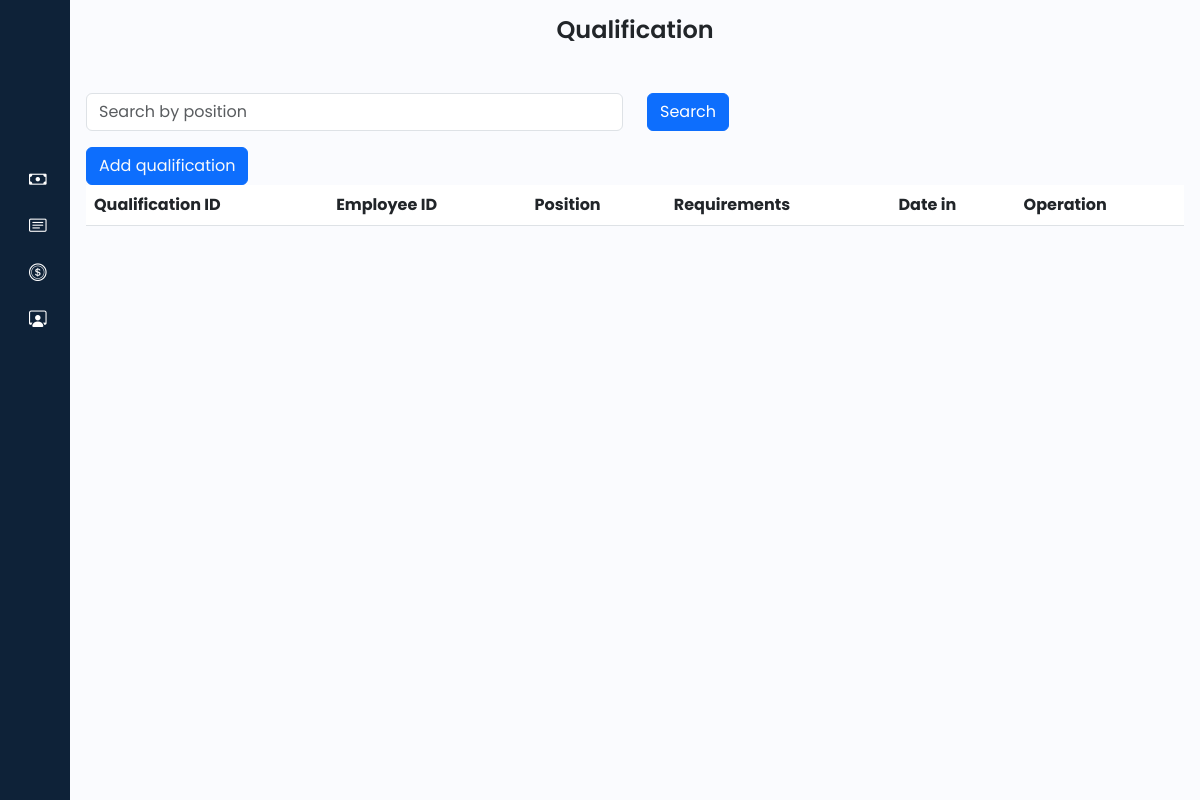
/admin/qualification.php, run on an earlier commit of the app's database.
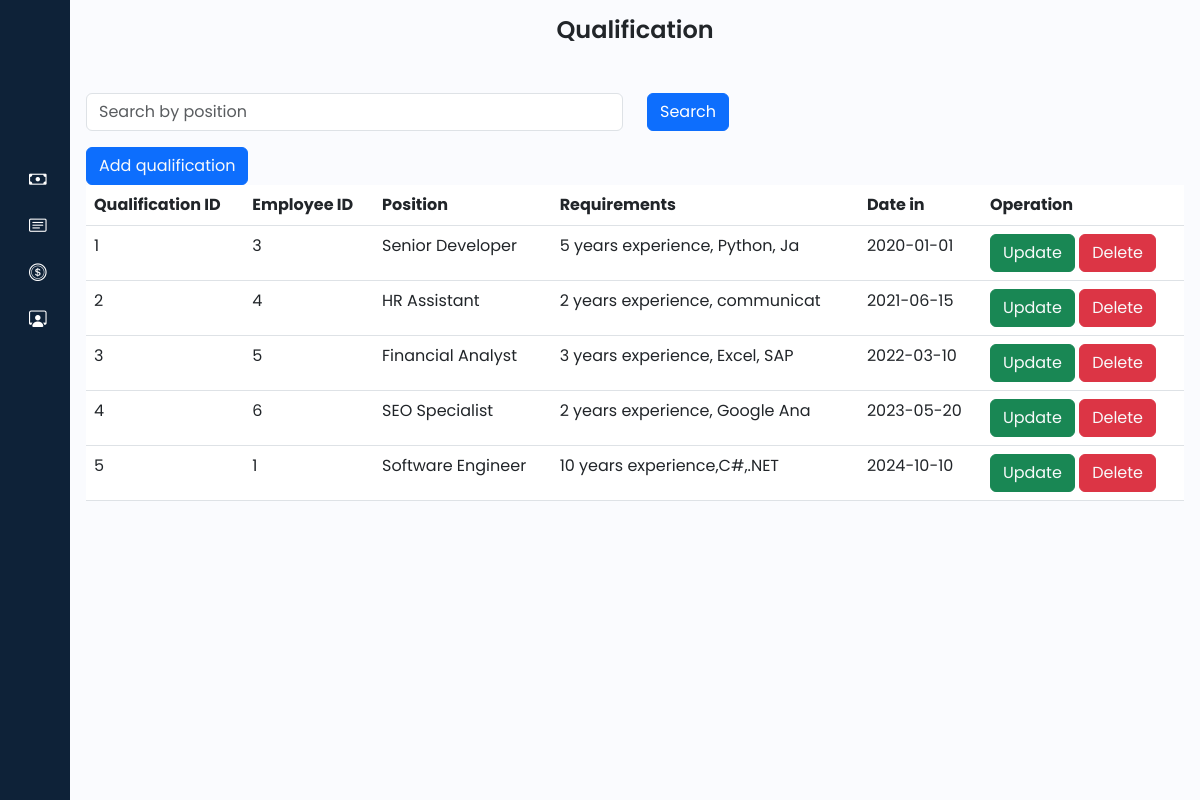
And on a later commit of the database.
### tables this page shows
CREATE TABLE `qualification` (
  `qual_ID` int(11) NOT NULL,
  `emp_ID` int(11) DEFAULT NULL,
  `position` varchar(30) DEFAULT NULL,
  `requirements` varchar(30) DEFAULT NULL,
  `date_in` date DEFAULT NULL
);

### admin/qualification.php (the view, shortened to what this page needs)
<?php
@include '../connection/connect.php';
$select = "SELECT * FROM qualification";
$result = mysqli_query($con, $select);
?>
<!DOCTYPE html>
<html lang="en">
<head>
    <link href="https://cdn.lineicons.com/4.0/lineicons.css" rel="stylesheet" />
    <link href="https://cdn.jsdelivr.net/npm/bootstrap@5.3.0-alpha3/dist/css/bootstrap.min.css" rel="stylesheet"
>
    <link rel="stylesheet" href="https://cdn.jsdelivr.net/npm/bootstrap-icons@1.11.3/font/bootstrap-icons.min.css">
    <link rel="stylesheet" href="style/style.css">
</head>
<body>
    <div class="wrapper">
        <?php include 'sidebar.php'; ?>
        <div class="main p-3">
            <div class="text-center mb-5">
                <h1>
                    Qualification
                </h1>
            </div>
            <form method="post">
                <div class="row mb-3">
                    <div class="col-sm">
                        <input type="text" name="search_keyword" class="form-control" placeholder="Search by position" value="<?php echo isset($search_keyword) ? $search_keyword : ''; ?>">
                    </div>
                    <div class="col-sm">
                        <button type="submit" name="search" class="btn btn-primary">Search</button>
                    </div>
                </div>
            </form>
            <button class="btn btn-primary">
                <a href="operation/qualification/create.php" class="text-light">Add qualification</a>
            </button>
            <table class="table table-inverse">
            <thead>
                <tr>
                    <th>Qualification ID</th>
                    <th>Employee ID</th>
                    <th>Position</th>
                    <th>Requirements</th>
                    <th>Date in</th>
                    <th>Operation</th>
                </tr>
            </thead>
            <tbody>
                <?php
                if ($result) {
                    while ($row = mysqli_fetch_assoc($result)) {
                        $qual_ID = $row['qual_ID'];
                        $emp_ID = $row['emp_ID'];
                        $position = $row['position'];
                        $requirements = $row['requirements'];
                        $date_in = $row['date_in'];
                        echo '<tr>
                            <td>'.$qual_ID.' </td>
                            <td>'.$emp_ID.' </td>
                            <td>'.$position.' </td>
                            <td>'.$requirements.' </td>
                            <td>'.$date_in.' </td>
                            <td>
                                <button class="btn btn-success"><a href="operation/qualification/update.php?updatequal_ID='.$qual_ID.'" class="text-light">Update</a></button>
                                <button class="btn btn-danger"><a href="operation/qualification/delete.php?deletequal_ID='.$qual_ID.'" class="text-light">Delete</a></button>
                            </td>
                        </tr>';
                    }
                }
                ?>
            </tbody>
            </table>
        </div>
    </div>
</body>
</html>

What changed in the data, as far as the page shows it:
added qualification: qual_ID "1", emp_ID "3", position "Senior Developer", requirements "5 years experience, Python, Ja", date_in "2020-01-01"
added qualification: qual_ID "2", emp_ID "4", position "HR Assistant", requirements "2 years experience, communicat", date_in "2021-06-15"
added qualification: qual_ID "3", emp_ID "5", position "Financial Analyst", requirements "3 years experience, Excel, SAP", date_in "2022-03-10"
added qualification: qual_ID "4", emp_ID "6", position "SEO Specialist", requirements "2 years experience, Google Ana", date_in "2023-05-20"
added qualification: qual_ID "5", emp_ID "1", position "Software Engineer", requirements "10 years experience,C#,.NET", date_in "2024-10-10"
